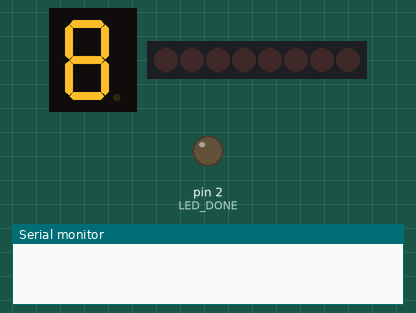
Simulated run of this sketch. Board: Arduino Uno, built with avr-gcc and run on an emulated ATmega328P. Parts: 1-digit seven-segment display, 8 shift-register outputs drawn as a row of LEDs (first output left, lit = HIGH), output pins drawn as LEDs (lit = HIGH), the last lines printed to the serial monitor. Wiring (inferred from the names in the program): shift register (74HC595): data pin 3; shift clock pin 4; latch pin 12; 1-digit 7-segment display, segments lit when HIGH: segments pin 5, pin 6, pin 7, pin 8, pin 9, pin 10, pin 11. Wiring (inferred from the signals the program sends): row of LEDs: on Q0, Q1, Q2, Q3, Q4, Q5, Q6, Q7. The segment pins are drawn as the display they are named for; pins used as bus, display or sensor lines are not drawn.

Above: at 0.01 s.
At 1.16 s:
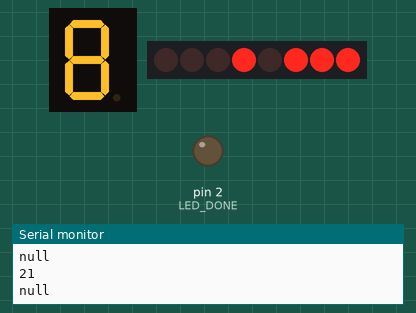
At 2.32 s:
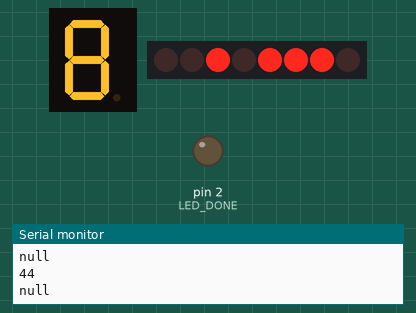
At 4.63 s:
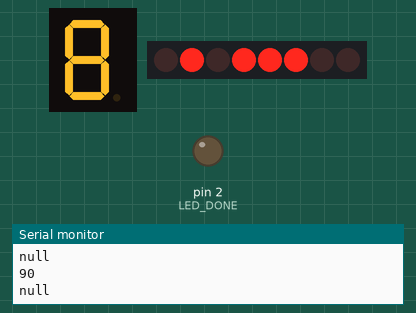
At 8.77 s:
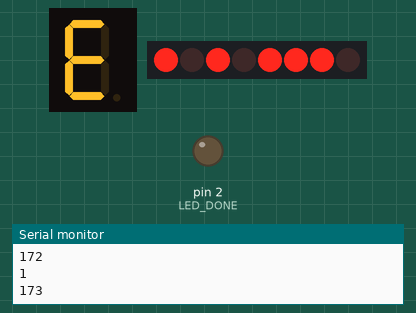
At 12.9 s:
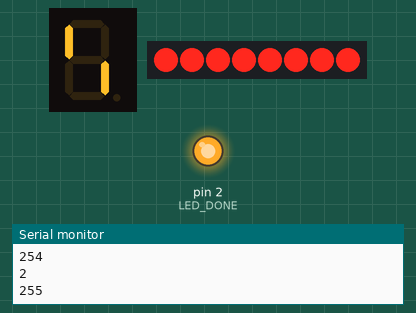
Timing chart, 0 to 14.4 s (numbered marks = the images above):
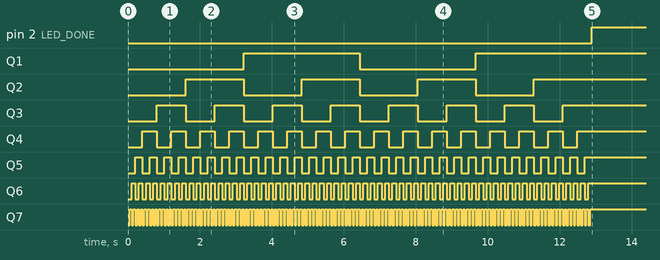

The sketch:

eepromcode100sv2.ino
```cpp
#define LED_DONE 2
#define DATA_SHIFT 3
#define CLOCK_SHIFT 4

#define A 5
#define B 6
#define C 7
#define D 8
#define E 9
#define F 10
#define G 11

#define SAVE_DATA 12


void digitnuill(){

  digitalWrite(A, HIGH);
  digitalWrite(B, HIGH);
  digitalWrite(C, HIGH);
  digitalWrite(D, HIGH);
  digitalWrite(E, HIGH);
  digitalWrite(F, HIGH);
  digitalWrite(G, HIGH);

  digitalWrite(SAVE_DATA, LOW);
  delayMicroseconds(1);
  digitalWrite(SAVE_DATA, HIGH);
  delay(50);

}

void digitzero(){

  digitalWrite(A, LOW);
  digitalWrite(B, LOW);
  digitalWrite(C, LOW);
  digitalWrite(D, LOW);
  digitalWrite(E, LOW);
  digitalWrite(F, LOW);
  digitalWrite(G, HIGH);

  digitalWrite(SAVE_DATA, LOW);
  delayMicroseconds(1);
  digitalWrite(SAVE_DATA, HIGH);
  delay(50);

}

void digitone(){

  digitalWrite(A, HIGH);
  digitalWrite(B, LOW);
  digitalWrite(C, LOW);
  digitalWrite(D, HIGH);
  digitalWrite(E, HIGH);
  digitalWrite(F, HIGH);
  digitalWrite(G, HIGH);

  digitalWrite(SAVE_DATA, LOW);
  delayMicroseconds(1);
  digitalWrite(SAVE_DATA, HIGH);
  delay(50);

}

void digittwo(){

  digitalWrite(A, LOW);
  digitalWrite(B, LOW);
  digitalWrite(C, HIGH);
  digitalWrite(D, LOW);
  digitalWrite(E, LOW);
  digitalWrite(F, HIGH);
  digitalWrite(G, LOW);

  digitalWrite(SAVE_DATA, LOW);
  delayMicroseconds(1);
  digitalWrite(SAVE_DATA, HIGH);
  delay(50);

}

void digitthree(){

  digitalWrite(A, LOW);
  digitalWrite(B, LOW);
  digitalWrite(C, LOW);
  digitalWrite(D, LOW);
  digitalWrite(E, HIGH);
  digitalWrite(F, HIGH);
  digitalWrite(G, LOW);

  digitalWrite(SAVE_DATA, LOW);
  delayMicroseconds(1);
  digitalWrite(SAVE_DATA, HIGH);
  delay(50);

}

void digitfour(){

  digitalWrite(A, HIGH);
  digitalWrite(B, LOW);
  digitalWrite(C, LOW);
  digitalWrite(D, HIGH);
  digitalWrite(E, HIGH);
  digitalWrite(F, LOW);
  digitalWrite(G, LOW);

  digitalWrite(SAVE_DATA, LOW);
  delayMicroseconds(1);
  digitalWrite(SAVE_DATA, HIGH);
  delay(50);

}

void digitfive(){

  digitalWrite(A, LOW);
  digitalWrite(B, HIGH);
  digitalWrite(C, LOW);
  digitalWrite(D, LOW);
  digitalWrite(E, HIGH);
  digitalWrite(F, LOW);
  digitalWrite(G, LOW);

  digitalWrite(SAVE_DATA, LOW);
  delayMicroseconds(1);
  digitalWrite(SAVE_DATA, HIGH);
  delay(50);

}

void digitsix(){

  digitalWrite(A, LOW);
  digitalWrite(B, HIGH);
  digitalWrite(C, LOW);
  digitalWrite(D, LOW);
  digitalWrite(E, LOW);
  digitalWrite(F, LOW);
  digitalWrite(G, LOW);

  digitalWrite(SAVE_DATA, LOW);
  delayMicroseconds(1);
  digitalWrite(SAVE_DATA, HIGH);
  delay(50);

}

void digitseven(){

  digitalWrite(A, LOW);
  digitalWrite(B, LOW);
  digitalWrite(C, LOW);
  digitalWrite(D, HIGH);
  digitalWrite(E, HIGH);
  digitalWrite(F, HIGH);
  digitalWrite(G, HIGH);

  digitalWrite(SAVE_DATA, LOW);
  delayMicroseconds(1);
  digitalWrite(SAVE_DATA, HIGH);
  delay(50);

}

void digiteight(){

  digitalWrite(A, LOW);
  digitalWrite(B, LOW);
  digitalWrite(C, LOW);
  digitalWrite(D, LOW);
  digitalWrite(E, LOW);
  digitalWrite(F, LOW);
  digitalWrite(G, LOW);

  digitalWrite(SAVE_DATA, LOW);
  delayMicroseconds(1);
  digitalWrite(SAVE_DATA, HIGH);
  delay(50);

}

void digitnine(){

  digitalWrite(A, LOW);
  digitalWrite(B, LOW);
  digitalWrite(C, LOW);
  digitalWrite(D, LOW);
  digitalWrite(E, HIGH);
  digitalWrite(F, LOW);
  digitalWrite(G, LOW);

  digitalWrite(SAVE_DATA, LOW);
  delayMicroseconds(1);
  digitalWrite(SAVE_DATA, HIGH);
  delay(50);

}


int a = 0;

void setup() {
  // put your setup code here, to run once:
  pinMode(LED_DONE, OUTPUT);
  pinMode(DATA_SHIFT, OUTPUT);
  pinMode(CLOCK_SHIFT, OUTPUT);
  pinMode(A, OUTPUT);
  pinMode(B, OUTPUT);
  pinMode(C, OUTPUT);
  pinMode(D, OUTPUT);
  pinMode(E, OUTPUT);
  pinMode(F, OUTPUT);
  pinMode(G, OUTPUT);
  pinMode(SAVE_DATA, OUTPUT);

  shiftOut(DATA_SHIFT, CLOCK_SHIFT, LSBFIRST, 0);

  digitalWrite(SAVE_DATA, HIGH);

  Serial.begin(9600);
}

void loop() {
  // put your main code here, to run repeatedly:
  while(a < 256){
    if(a < 100){
      digitnuill();
      Serial.println("null");
    } else if(a < 200){
      digitone();
      Serial.println(1);
    } else{
      digittwo();
      Serial.println(2);
    }
    Serial.println(a);
    a++;
    shiftOut(DATA_SHIFT, CLOCK_SHIFT, LSBFIRST, a);
  }
  digitalWrite(LED_DONE, HIGH);
  delay(100000000);
}
```

Measured:
- by itself, pin 2 (LED_DONE): LOW → HIGH at 12.9 s
- by itself, Q1: LOW → HIGH at 3.2 s, → LOW 3.2 s later, → HIGH 3.2 s later
- by itself, Q2: alternates HIGH for 1.6 s and LOW for 1.6 s, 7 changes in all, then stays HIGH
- by itself, Q3: alternates HIGH for 0.81 s and LOW for 0.81 s, 15 changes in all, then stays HIGH
- by itself, Q4: alternates HIGH for 0.40 s and LOW for 0.40 s, 31 changes in all, then stays HIGH
- by itself, Q5: alternates HIGH for 0.20 s and LOW for 0.20 s, 63 changes in all, then stays HIGH
- by itself, Q6: alternates HIGH for 0.10 s and LOW for 0.10 s, 127 changes in all, then stays HIGH
- by itself, Q7: alternates HIGH for 0.05 s and LOW for 0.05 s, 255 changes in all, then stays HIGH
